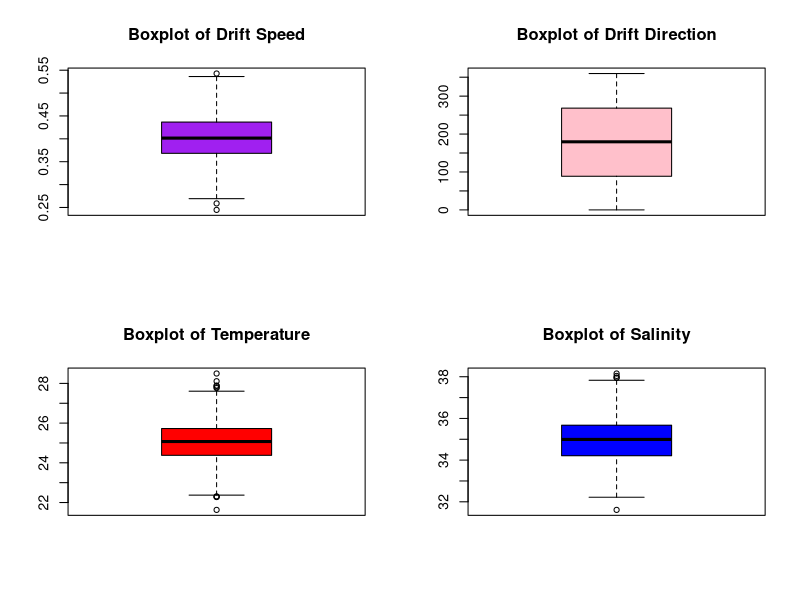
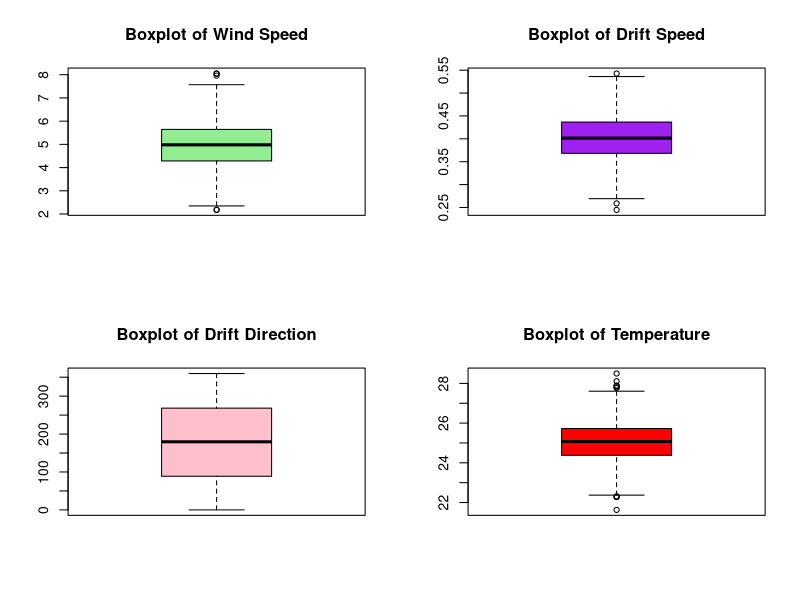
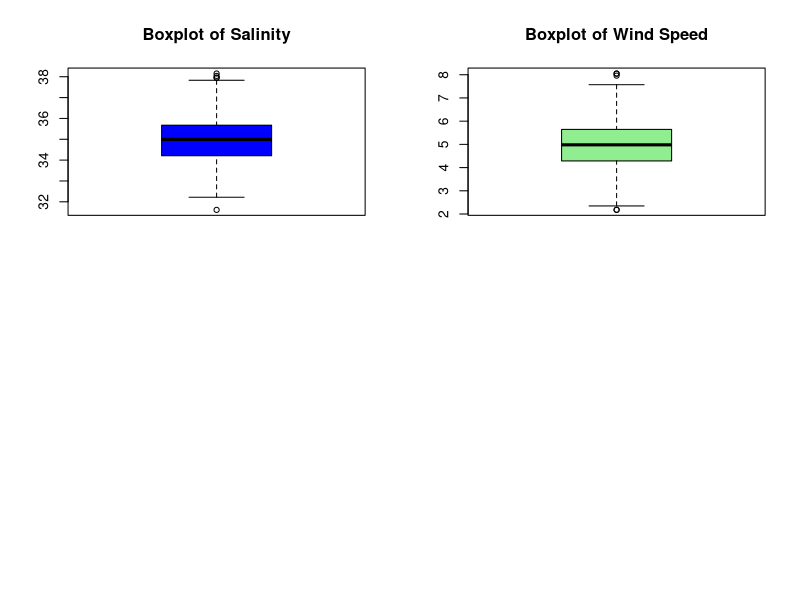
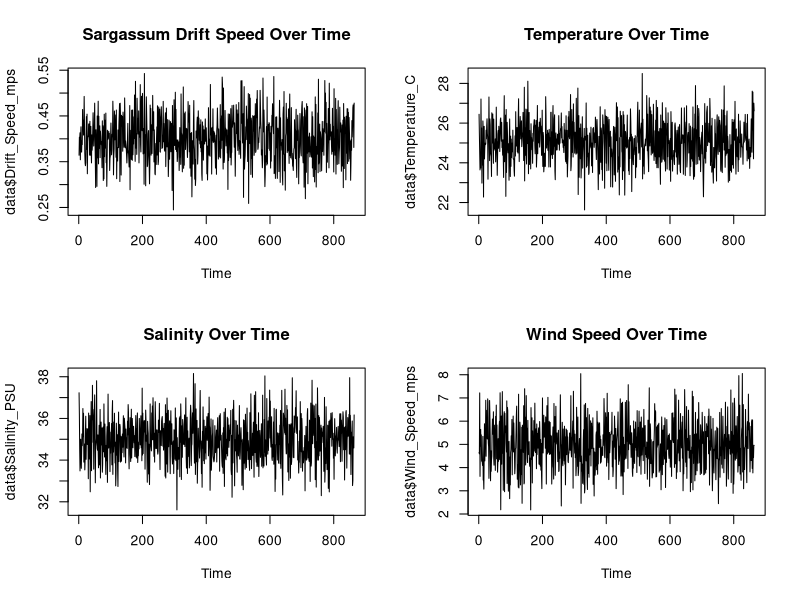
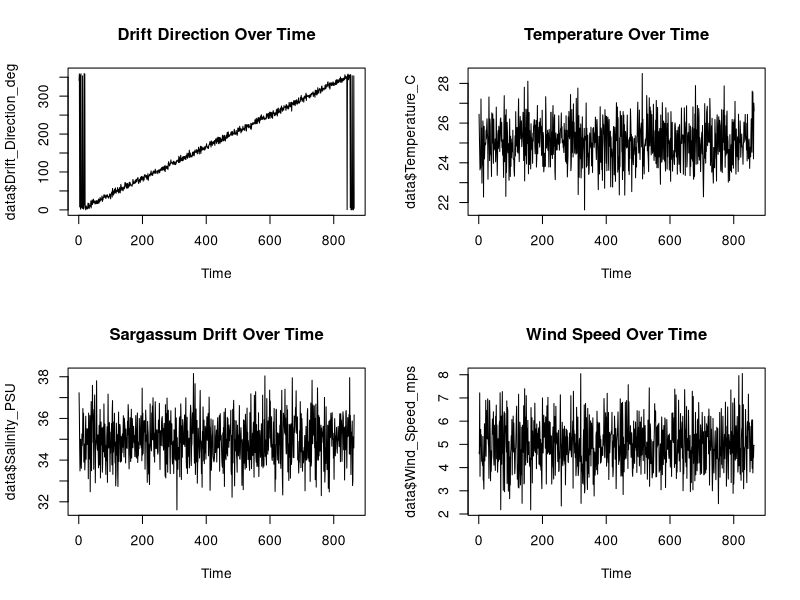
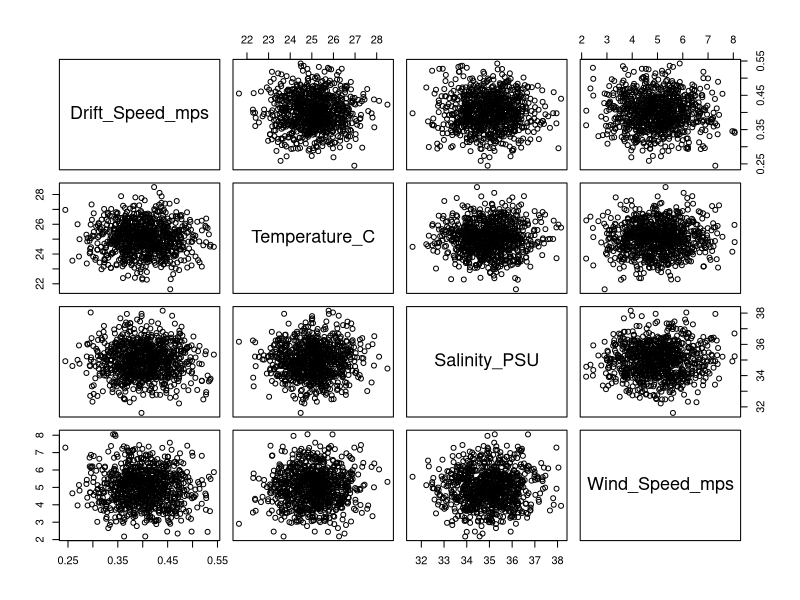
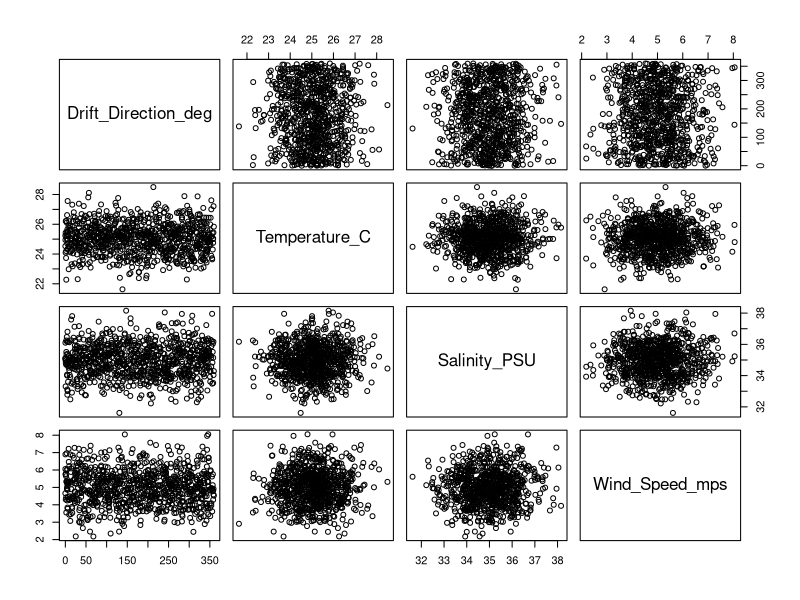
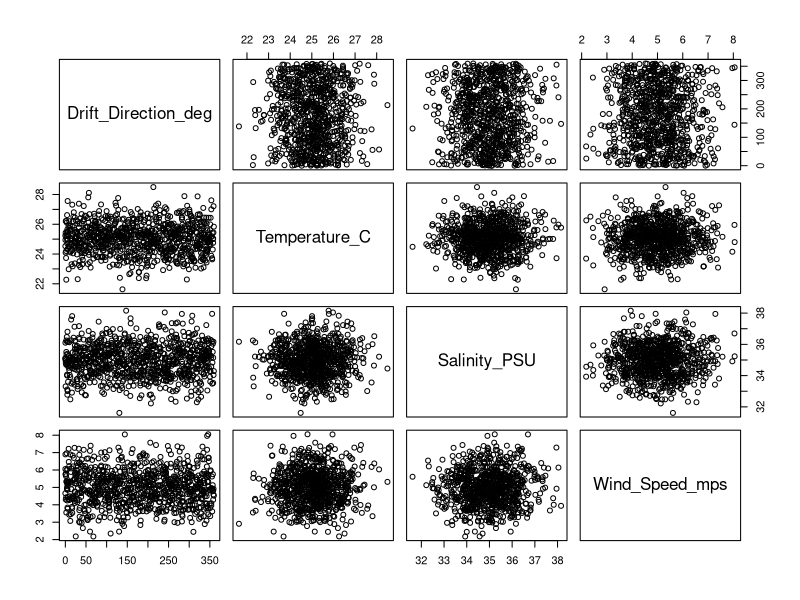

These figures' R source, in order: (Note: this script raises an error after producing the figures.)
## ---- chunk 1
setwd("C:/Users/Ryan/Desktop/Data 501 Project")
## ---- chunk 2
#reads dataset 1
data = read.csv("sargasum.csv")
## ---- chunk 3
#boxplots all in one 
par(mfrow = c(2,2))
boxplot(data$Drift_Speed_mps, main = "Boxplot of Drift Speed", col = "purple")
boxplot(data$Drift_Direction_deg, main = "Boxplot of Drift Direction", col = "pink")
boxplot(data$Temperature_C, main = "Boxplot of Temperature", col = "red")
boxplot(data$Salinity_PSU, main = "Boxplot of Salinity", col = "blue")
boxplot(data$Wind_Speed_mps, main = "Boxplot of Wind Speed", col = "lightgreen")
## ---- chunk 4
boxplot(data$Drift_Speed_mps, main = "Boxplot of Drift Speed", col = "purple")
## ---- chunk 5
boxplot(data$Drift_Direction_deg, main = "Boxplot of Drift Direction", col = "pink")
## ---- chunk 6
boxplot(data$Temperature_C, main = "Boxplot of Temperature", col = "red")
## ---- chunk 7
boxplot(data$Salinity_PSU, main = "Boxplot of Salinity", col = "blue")
## ---- chunk 8
boxplot(data$Wind_Speed_mps, main = "Boxplot of Wind Speed", col = "lightgreen")
## ---- chunk 9
print(data[800,])
## ---- chunk 10
#time series plots
par(mfrow = c(2,2))
plot.ts(data$Drift_Speed_mps, main = "Sargassum Drift Speed Over Time")
plot.ts(data$Temperature_C, main = "Temperature Over Time")
plot.ts(data$Salinity_PSU, main = "Salinity Over Time")
plot.ts(data$Wind_Speed_mps, main = "Wind Speed Over Time")
plot.ts(data$Drift_Direction_deg, main = "Drift Direction Over Time")
## ---- chunk 11
plot.ts(data$Temperature_C, main = "Temperature Over Time")
## ---- chunk 12
plot.ts(data$Salinity_PSU, main = "Sargassum Drift Over Time")
## ---- chunk 13
plot.ts(data$Wind_Speed_mps, main = "Wind Speed Over Time")
## ---- chunk 14
864*0.2
## ---- chunk 15
#removes unwanted rows for correlation analysis
data2 = data[, c("Drift_Speed_mps", "Drift_Direction_deg", "Temperature_C", "Salinity_PSU", "Wind_Speed_mps")]
## ---- chunk 16
#plots correclations
data2 = data[, c("Drift_Speed_mps", "Drift_Direction_deg", "Temperature_C", "Salinity_PSU", "Wind_Speed_mps")]
pairs(Drift_Speed_mps~Temperature_C+Salinity_PSU+Wind_Speed_mps, data = data)
pairs(Drift_Direction_deg~Temperature_C+Salinity_PSU+Wind_Speed_mps, data = data)
cor(data2)
## ---- chunk 17
pairs(Drift_Direction_deg~Temperature_C+Salinity_PSU+Wind_Speed_mps, data = data)
## ---- chunk 18
cor(data2)
## ---- chunk 19
library("corrplot")
corrplot(cor(data2))
## ---- chunk 20
corrplot(cor(data2))
## ---- chunk 21
#sets seed so samples are consistent
set.seed(2025)
## ---- chunk 22
#splits data into test and train
ntrain = 692
training = data2[sample(nrow(data2), size = ntrain), ]
test = data2[-sample(nrow(data2), size = ntrain), ]
## ---- chunk 23
training 
## ---- chunk 24
test
## ---- chunk 25
#builds model 1
model1 = lm(Drift_Speed_mps~Temperature_C+Salinity_PSU+Wind_Speed_mps, data = training)
summary(model1)
## ---- chunk 26
#residual plots
par(mfrow=c(2,2))
plot(model1)
## ---- chunk 27
BIC(model1)
## ---- chunk 28
backwardAIC = step(model1, direction = "backward")
## ---- chunk 29
pre = predict(model1, test)
pre
## ---- chunk 30
pre = predict(model1, test)
mse = (sum(test - pre)^2)/(172)
mse
rsme = sqrt((sum(test - pre)^2)/(172))
rsme
## ---- chunk 31
library(MASS)
## ---- chunk 32
boxcox(model1)
## ---- chunk 33
model2 = lm(Drift_Speed_mps~Temperature_C, data = training)
summary(model2)
## ---- chunk 34
boxcox(model2)
## ---- chunk 35
model3 = lm(Drift_Speed_mps~Salinity_PSU, data = training)
summary(model3)
## ---- chunk 36
boxcox(model3)
## ---- chunk 37
model4 = lm(Drift_Speed_mps~Wind_Speed_mps, data = training)
summary(model4)
## ---- chunk 38
boxcox(model4)
## ---- chunk 39
model5 = lm(Drift_Direction_deg~Temperature_C+Salinity_PSU+Wind_Speed_mps, data = training)
summary(model5)
## ---- chunk 40
boxcox(model5)
## ---- chunk 41
par(mfrow=c(2,2))
plot(model5)
## ---- chunk 42
#reads data set 2
data4 = read.table("buoy42501.txt", header = TRUE)
## ---- chunk 43
haversine = function(lat1,long1,lat2,long2){
  #Earth Radius in m
  R = 6371000
  #converts lats and longs to radians
  lat1 = ((lat1*pi)/180)
  long1 = ((long1*pi/180))
  lat2 = ((lat2*pi)/180)
  long2 = ((long2*pi/180))
  #difference between two lats and longs
  dlat = lat2 - lat1
  dlong = long2 - long1
  
  #Using haversine formula to compute distance
  b = asin(sqrt(sin(dlat/2)^2+cos(lat1)*cos(lat2)*sin(dlong/2)^2))
  distance = 2*R*b
  return(distance)
}
## ---- chunk 44
distance = function(data) {
  n = nrow(data)
  for(i in 2:n){
    lat1 = data$LAT[i-1]
    long1 = data$LON[i-1]
    lat2 = data$LAT[i]
    long2 = data$LON[i]
    data$distance[i] = haversine(lat1,long1,lat2,long2)
  }
  data$distance[1] = 0
  return(data)
}
## ---- chunk 45
data3 = distance(data4)
## ---- chunk 46
data3$speed = data3$distance/3600
## ---- chunk 47
data3 = read.table("Buoy42501speed.txt", header = TRUE)
data3
## ---- chunk 48
#removes duplicate rows
data3 = data3[-c(2590:15534),]
write.table(data3, file = "Buoy42501speed.txt", col.names = TRUE)
## ---- chunk 49
#removes duplicate rows and rows where values are 9999
datas = data3[, c("LAT","LON","WDIR","WSPD","GST","PRES","ATMP","WTMP","DEWP","WVHT","DPD","speed")]
datas = datas[-c(2590:15534),]
datas = datas[datas$PRES != 9999 ,]
## ---- chunk 50
par(mfrow = c(2,2))
boxplot(datas$WDIR, main = "Boxplot of Wind Direction", col = "purple")
boxplot(datas$WSPD, main = "Boxplot of Wind Speed", col = "blue")
boxplot(datas$GST, main = "Boxplot of Peak Gust Speed", col = "pink")
boxplot(datas$PRES, main = "Boxplot of Sea Level Pressure", col = "red")
boxplot(datas$ATMP, main = "Boxplot of Air Temperature", col = "green")
boxplot(datas$WTMP, main = "Boxplot of Sea Surface Temperature", col = "orange")
boxplot(datas$DEWP, main = "Boxplot of Dewpoint Temperature", col = "darkblue")
boxplot(datas$WVHT, main = "Boxplot of Wave Height", col = "darkorange")
boxplot(datas$DPD, main = "Boxplot of Dominant Wave Period", col = "skyblue")
boxplot(datas$speed, main = "Boxplot of Drift Speed", col = "darkgreen")
## ---- chunk 51
par(mfrow = c(2,2))
plot.ts(data$Drift_Speed_mps, main = "Sargassum Drift Speed Over Time")
plot.ts(data$Temperature_C, main = "Temperature Over Time")
plot.ts(data$Salinity_PSU, main = "Salinity Over Time")
plot.ts(data$Wind_Speed_mps, main = "Wind Speed Over Time")
plot.ts(data$Drift_Direction_deg, main = "Drift Direction Over Time")
## ---- chunk 52
par(mfrow = c(2,2))
plot.ts(datas$speed, main = "Saildrone Drift Speed Over Time")
plot.ts(datas$WDIR, main = "Wind Direction Over Time")
plot.ts(datas$WSPD, main = "Wind Speed Over Time")
plot.ts(datas$GST, main = "Peak Gust Speed Over Time")
plot.ts(datas$PRES, main = "Sea Level Pressure Over Time")
plot.ts(datas$ATMP, main = "Air Temperature Over Time")
plot.ts(datas$WTMP, main = "Sea Surface Temperature Over Time")
plot.ts(datas$DEWP, main = "Dewpoint Temperature Over Time")
plot.ts(datas$WVHT, main = "Wave Height Over Time")
plot.ts(datas$DPD, main = "Dominant Wave Period Over Time")
plot.ts(datas$speed, main = "Drift Speed Over Time")
## ---- chunk 53
pairs(datas)
## ---- chunk 54
cor(datas)
## ---- chunk 55
library("corrplot")
## ---- chunk 56
corrplot(cor(datas))
## ---- chunk 57
which(datas == max(datas$speed), arr.ind = T)
## ---- chunk 58
set.seed(2025)
## ---- chunk 59
ntn = 2025
trng = datas[sample(nrow(datas), size = ntn), ]
tst = datas[-sample(nrow(datas), size = ntn), ]
## ---- chunk 60
trng 
## ---- chunk 61
m1 = lm(speed~WDIR+WSPD+GST+PRES+ATMP+WTMP+DEWP+WVHT+DPD, data = trng)
summary(m1)
## ---- chunk 62
par(mfrow=c(2,2))
plot(m1)
## ---- chunk 63
BIC(m1)
## ---- chunk 64
backwardAIC = step(m1, direction = "backward")
## ---- chunk 65
pred = predict(m1, tst)
pred
## ---- chunk 66
mse2 = (sum(tst - pred)^2)/(507)
mse2
rsme2 = sqrt((sum(tst - pred)^2)/(507))
rsme2
## ---- chunk 67
m2 = lm(speed~WDIR+WSPD+PRES+ATMP+WTMP+DEWP+WVHT, data = trng)
summary(m2)
## ---- chunk 68
par(mfrow=c(2,2))
plot(m2)
## ---- chunk 69
pred2 = predict(m2, tst)
mse3 = (sum(tst - pred2)^2)/(507)
mse3
rsme3 = sqrt((sum(tst - pred2)^2)/(507))
rsme3
## ---- chunk 70
BIC(m2)
## ---- chunk 71
anova(m1,m2)
## ---- chunk 72
plot(datas$LAT,datas$LON)
## ---- chunk 73
strng = sqrt(trng)
m4 = lm(speed~WDIR+WSPD+GST+PRES+ATMP+WTMP+DEWP+WVHT+DPD, data = strng)
summary(m4)
## ---- chunk 74
par(mfrow=c(2,2))
plot(m4)
